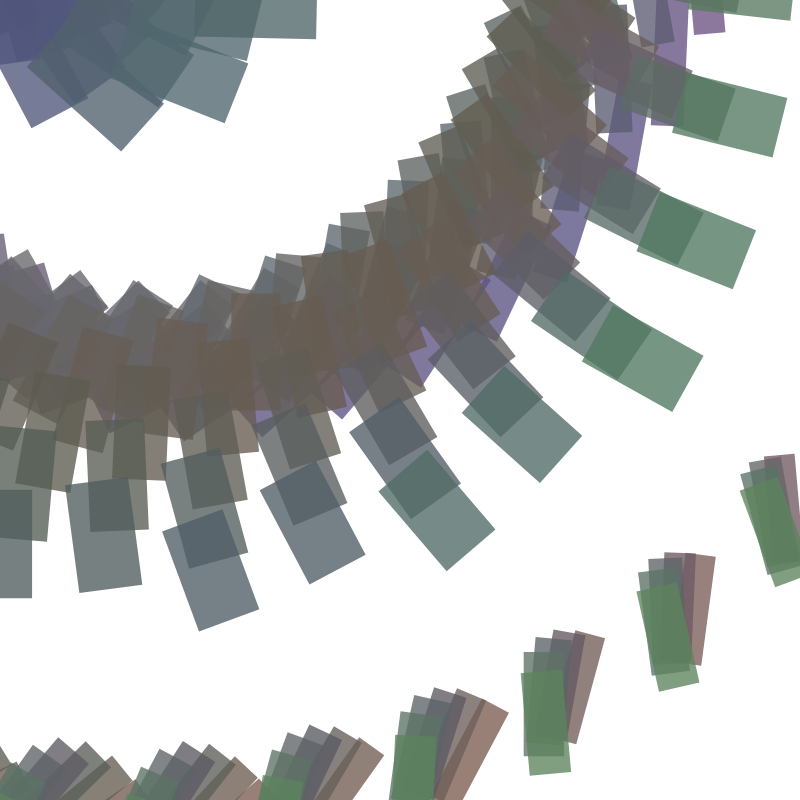
Frame 1 (no input)
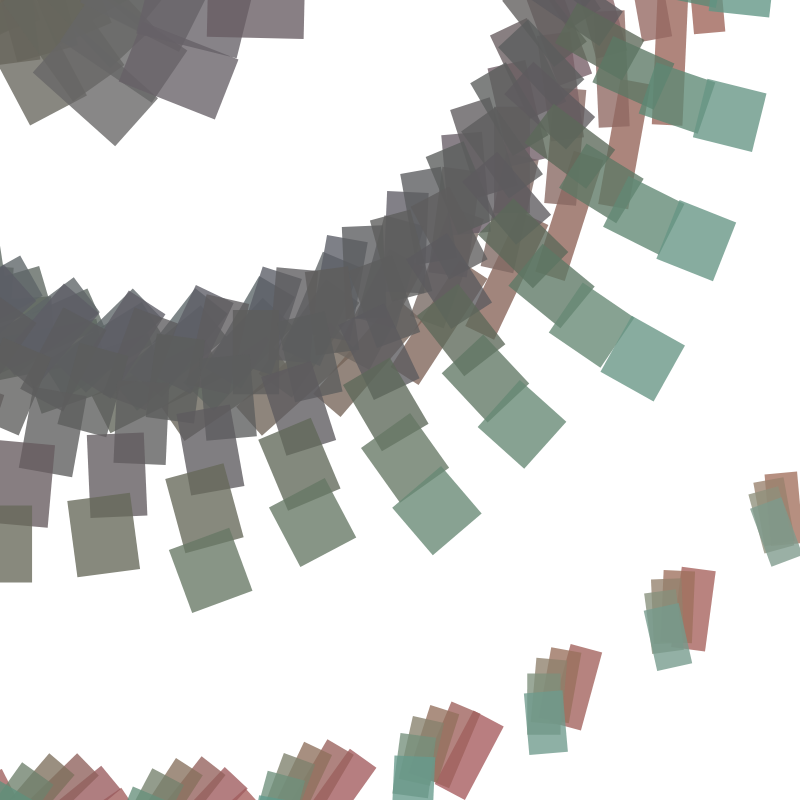
Frame 60 (no input)
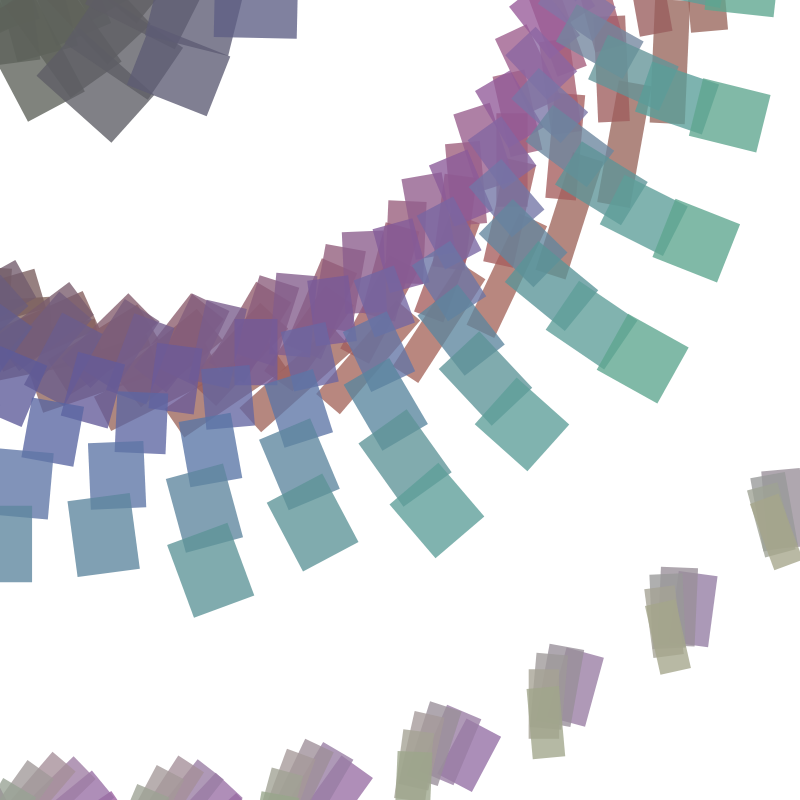
Frame 120 (the mouse pressed at the canvas centre since frame 60)

The p5.js sketch that drew these frames (run headless with seeded random() and noise() and a simulated clock; from frame 60 on, the mouse is pressed at the canvas centre):

// p5.js sketch
// ── sketch.js


let i,j,k


function setup(){

  createCanvas(800,800);
  noStroke()
  rectMode(CENTER);
  // initialize perlin noise values with random parameters
  i = random()
  j = random()
  k = random()
}
function draw(){

  let numCol = 25
  let numRow = 25
  let stepX = width / numCol // height of box 
  let stepY = height / numRow // width of box 
  
   
  background(255)

  for (var col = 0; col < numRow; col++ ){
    for (var row = 0; row < numCol; row++){
     //fill(col/numCol*255,row/numRow*255,mouseX/width*255)
     let r = noise(row/numRow+i)*255
     let b = noise(col/numCol+j)*255
     let g = noise(col/numCol+k)*255
     boxWidth = noise(k*row/numRow)*stepX*3
     boxHeight = noise(j*col/numCol)*stepY*6
     fill(r,g,b,200)

     rotate(25)
     
     rect(row*stepX,col*stepY,boxWidth,boxHeight) 
    
    }
  }

    j += 0.01
    k += 0.0025
    i += 0.005

}
